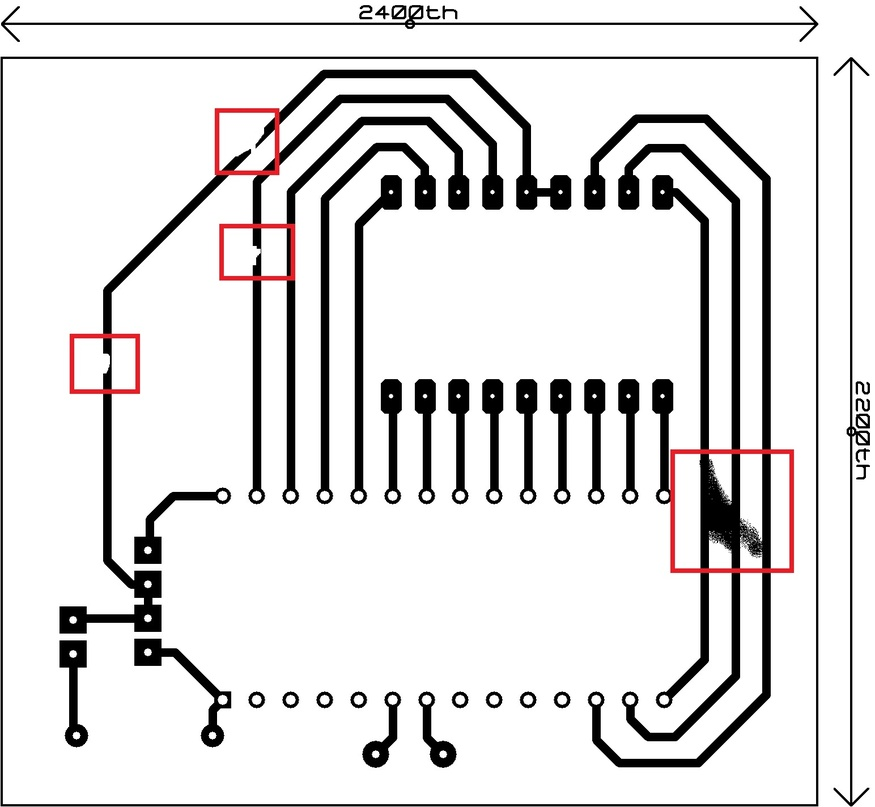
#> input picture plotscan.jpg, 875 x 807 px, shrunk from 1544 x 1424 before the run
$ python tcc1.py
#> lines starting #> are read from the running program, lines starting #| are printed output that depends on the picture
import matplotlib.pyplot as plt
import cv2
# import numpy as np


imagemscan = cv2.imread("plotscan.jpg", 0)
#> imagemscan: shape (807, 875); min 0, max 255, mean 222.2
# cv2.imshow("ImagemEscaneada", imagemscan)


f = open("Bottom.txt", "r") # Abre o arquivo Gerber
#> (reads Bottom.TXT from the repository)

lerlinhas = f.readlines() # Lê o arquivo e armazena numa lista organizada por linhas

# Determinação do AM - Aperture Macro
listaAM = str()
for g in range(len(lerlinhas)): # Percorre cada linha da lista
    linha = lerlinhas[g] # Transforma a linha da lista numa string iterável
    if 'AM' in linha:
        listaAM = str(listaAM + linha[linha.find(",")+1:linha.find("\n")])
        AMType = int(linha[linha.find("*")+1:linha.find(",")]) # Tipo de 'Primitive'. Ex.: 0,1,20,21,4,5,6,7. Pág. 56
        AMName = linha[linha.find("M")+1:linha.find("*")] # Nome da variável

pos=[] # Determinar em quais linhas está o nome da variável (Ex.: DIL003), para determinar as linhas com os parâmetros
i=0
for x in range(len(lerlinhas)):
    linha = lerlinhas[x]
    if AMName in linha:
        pos.insert(i,x)
        i=i+1

for x in range(pos[0]+1,pos[1]-1): # Cria uma lista com todos os parâmetros do respectivo AM
    linha = lerlinhas[x]
    listaAM = str(listaAM + linha[:-1])

AMCoord = listaAM.split(",") # Transforma a string numa lista

Exposure = int(AMCoord[0]) # 0 para branco e 1 para preto
NVertices = int(AMCoord[1]) # número de vértices do polígono
Diametro = float(AMCoord[-2])
Rotacao = AMCoord[-1] # Rotação em graus

# Cria lista de ferramentas
ferramenta = []
i=0
for h in range(len(lerlinhas)):
    if 'ADD' in lerlinhas[h]:
        ferramenta.insert(i,lerlinhas[h])
        i=i+1

# Realiza uma busca para determinar a unidade de medida, considerando não saber em qual linha está esta informação
for i in range(len(lerlinhas)):
    if "IN" in lerlinhas[i]:
        unimedida = "Polegada"
        pol = 25.4
        break
    else:
        unimedida = "Milímetro"
        pol = 1

# Busca a linha onde está o Format Specification. FS informa número de inteiros e casas decimais
for j in range(len(lerlinhas)):
    if "FSLA" in lerlinhas[j]:
        break

formatspec = lerlinhas[j] # Format specification - atributo do Gerber para casas de decimais e inteiros

#inteiroX = int(formatspec[formatspec.find("X")+1]) # Inteiros
decimalX = int(formatspec[formatspec.find("X")+2]) # Casas após a vírgula
#inteiroY = int(formatspec[formatspec.find("Y")+1])
decimalY = int(formatspec[formatspec.find("Y")+2])

##########################################################

# Busca por coordenadas em todo o arquivo
k=0
q=0
xold = 0
yold = 0
for k in range(len(lerlinhas)): # Faz leitura linha a linha
    linha = lerlinhas[k] # Transforma a linha da lista em uma string de linha única
    if 'G54' in linha: # Verifica se há troca de ferramenta na linha atual
        formato = linha[linha.find("D"):linha.find("*")] # Determina qual a ferramenta. Ex.: ADD10, ADD11
        for q in range(len(ferramenta)):
            if formato in ferramenta[q]:
                shape = ferramenta[q]
                shapetype = shape[shape.find("ADD")+5]
                if shapetype == 'C':
                    jstyle = 'round'
                    cstyle = 'round'
                    raio = float(shape[shape.find(",")+1:shape.find("*")])
                    linew = 2*raio
                    cor = 'black'
                else:
                    if shapetype == 'R':
                        jstyle = 'miter'
                        cstyle = 'projecting'
                        linewx = float(shape[shape.find(",")+1:shape.find("X")])
                        linewy = float(shape[shape.find("X")+1:shape.find("*")])
                        linew = linewx
                        cor = 'black'

    if 'X' == linha[0]: # Verifica se o primeiro caracter da String é 'X'. Se for, é uma coordenada.
        x = int(linha[linha.find("X")+1:linha.find("Y")])/(10**(decimalX))
        y = int(linha[linha.find("Y")+1:linha.find("D")])/(10**(decimalY))
        op = linha[linha.find("D")+1:linha.find("*")]
        if op == "01":
            fig1 = plt.figure(1)
            plt.axis('Equal')
            plt.plot([xold, x],[yold, y], color=cor, lw = linew*pol, solid_joinstyle=jstyle, solid_capstyle=cstyle)
        else:
            if op =="02":
                plt.figure(2)
                plt.axis('Equal')
                plt.plot([xold, x],[yold, y], color=cor, lw = linew*pol, solid_joinstyle=jstyle, solid_capstyle=cstyle)
            else:
                if op == "03":
                    plt.figure(1)

                    if shapetype == 'C':
                        #fancybox = mpatches.FancyBboxPatch((x-(linewx/2),y-(linewy/2)),linewx,linewy,color='orange')
                        circle = plt.Circle((x, y), radius=raio/2, color=cor)
                        plt.gca().add_patch(circle)
                        plt.axis('Equal')
                    if shapetype == 'R':
                        rectangle = plt.Rectangle((x-(linewx/2),y-(linewy/2)),linewx,linewy, color=cor)
                        plt.gca().add_patch(rectangle)
                        plt.axis('Equal')
                    if shapetype == 'D':
                        pontos=AMCoord[2:len(AMCoord)-1]
                        points=[] # Pontos do polígono
                        for i in range(NVertices+1):
                            AMx = x+float(pontos[2*i])
                            AMy = y+float(pontos[2*i+1])
                            temp = [AMx,AMy]
                            points.append(temp) # Concatena os pontos numa lista para usar no plt.Polygon(Args*). Ex.: [[x,y],[x1,y1],...]

                            outline = plt.Polygon(points,color=cor)
                            plt.gca().add_patch(outline)
                            plt.axis('Equal')
                    else:
                        circle = plt.Circle((x, y), radius=raio/3, color="White")
                        plt.gca().add_patch(circle)

        xold = x
        yold = y

f.close()
plt.figure(2, dpi=100)
fig_1 = plt.figure(1, figsize=(5,5))

plt.xticks([]), plt.yticks([])
fig1.savefig('img01-teste2.png')
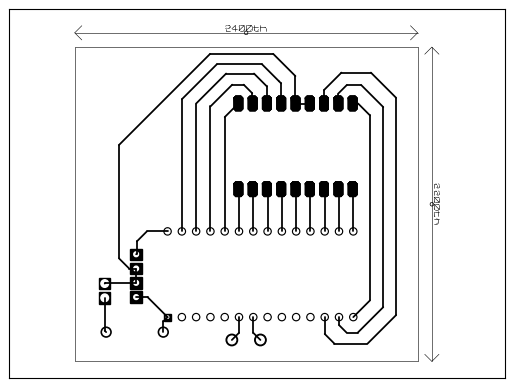
#> figure drawn by matplotlib, 1 panel

# 1 pixel (X) = 0,264583333333334 millimeter [mm]
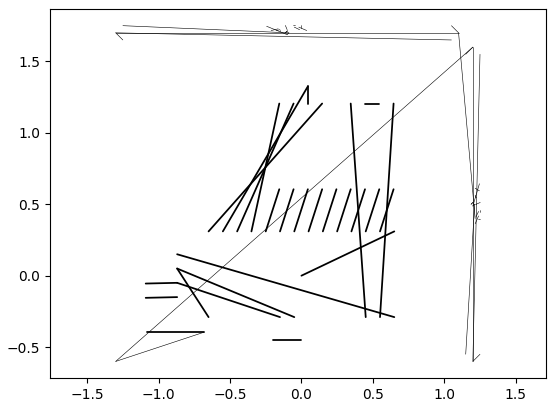
#> figure drawn by matplotlib, 1 panel
